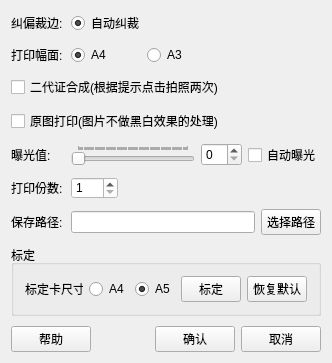
<?xml version="1.0" encoding="UTF-8"?>
<ui version="4.0">
 <class>PrintConfig</class>
 <widget class="QWidget" name="PrintConfig">
  <property name="geometry">
   <rect>
    <x>0</x>
    <y>0</y>
    <width>332</width>
    <height>345</height>
   </rect>
  </property>
  <property name="windowTitle">
   <string>PrintConfig</string>
  </property>
  <layout class="QGridLayout" name="gridLayout_2">
   <item row="0" column="0">
    <layout class="QVBoxLayout" name="verticalLayout_2">
     <property name="spacing">
      <number>10</number>
     </property>
     <item>
      <layout class="QHBoxLayout" name="horizontalLayout">
       <item>
        <widget class="QLabel" name="label_Deskew">
         <property name="minimumSize">
          <size>
           <width>54</width>
           <height>0</height>
          </size>
         </property>
         <property name="text">
          <string>纠偏裁边:</string>
         </property>
        </widget>
       </item>
       <item>
        <widget class="QRadioButton" name="radioButton_Deskew">
         <property name="minimumSize">
          <size>
           <width>70</width>
           <height>0</height>
          </size>
         </property>
         <property name="text">
          <string>自动纠裁</string>
         </property>
         <property name="checked">
          <bool>true</bool>
         </property>
         <property name="autoExclusive">
          <bool>false</bool>
         </property>
        </widget>
       </item>
       <item>
        <spacer name="horizontalSpacer">
         <property name="orientation">
          <enum>Qt::Horizontal</enum>
         </property>
         <property name="sizeHint" stdset="0">
          <size>
           <width>40</width>
           <height>20</height>
          </size>
         </property>
        </spacer>
       </item>
      </layout>
     </item>
     <item>
      <layout class="QHBoxLayout" name="horizontalLayout_2">
       <item>
        <widget class="QLabel" name="label_PrintSize">
         <property name="minimumSize">
          <size>
           <width>54</width>
           <height>0</height>
          </size>
         </property>
         <property name="text">
          <string>打印幅面:</string>
         </property>
        </widget>
       </item>
       <item>
        <widget class="QRadioButton" name="radioButton_PrintSizeA4">
         <property name="minimumSize">
          <size>
           <width>70</width>
           <height>0</height>
          </size>
         </property>
         <property name="text">
          <string>A4</string>
         </property>
         <property name="checked">
          <bool>true</bool>
         </property>
         <property name="autoExclusive">
          <bool>false</bool>
         </property>
        </widget>
       </item>
       <item>
        <widget class="QRadioButton" name="radioButton_PrintSizeA3">
         <property name="minimumSize">
          <size>
           <width>70</width>
           <height>0</height>
          </size>
         </property>
         <property name="text">
          <string>A3</string>
         </property>
         <property name="autoExclusive">
          <bool>false</bool>
         </property>
        </widget>
       </item>
       <item>
        <spacer name="horizontalSpacer_3">
         <property name="orientation">
          <enum>Qt::Horizontal</enum>
         </property>
         <property name="sizeHint" stdset="0">
          <size>
           <width>40</width>
           <height>20</height>
          </size>
         </property>
        </spacer>
       </item>
      </layout>
     </item>
     <item>
      <layout class="QHBoxLayout" name="horizontalLayout_3">
       <item>
        <widget class="QCheckBox" name="checkBox_IDCard">
         <property name="minimumSize">
          <size>
           <width>240</width>
           <height>0</height>
          </size>
         </property>
         <property name="maximumSize">
          <size>
           <width>240</width>
           <height>16777215</height>
          </size>
         </property>
         <property name="text">
          <string>二代证合成(根据提示点击拍照两次)</string>
         </property>
        </widget>
       </item>
       <item>
        <spacer name="horizontalSpacer_4">
         <property name="orientation">
          <enum>Qt::Horizontal</enum>
         </property>
         <property name="sizeHint" stdset="0">
          <size>
           <width>40</width>
           <height>20</height>
          </size>
         </property>
        </spacer>
       </item>
      </layout>
     </item>
     <item>
      <layout class="QHBoxLayout" name="horizontalLayout_4">
       <item>
        <widget class="QCheckBox" name="checkBox_Original">
         <property name="minimumSize">
          <size>
           <width>240</width>
           <height>0</height>
          </size>
         </property>
         <property name="maximumSize">
          <size>
           <width>240</width>
           <height>16777215</height>
          </size>
         </property>
         <property name="text">
          <string>原图打印(图片不做黑白效果的处理)</string>
         </property>
        </widget>
       </item>
       <item>
        <spacer name="horizontalSpacer_5">
         <property name="orientation">
          <enum>Qt::Horizontal</enum>
         </property>
         <property name="sizeHint" stdset="0">
          <size>
           <width>40</width>
           <height>20</height>
          </size>
         </property>
        </spacer>
       </item>
      </layout>
     </item>
     <item>
      <layout class="QHBoxLayout" name="horizontalLayout_6">
       <item>
        <widget class="QLabel" name="label_ExposureValue">
         <property name="minimumSize">
          <size>
           <width>54</width>
           <height>0</height>
          </size>
         </property>
         <property name="text">
          <string>曝光值:</string>
         </property>
        </widget>
       </item>
       <item>
        <widget class="QSlider" name="slider_Exposure">
         <property name="maximum">
          <number>99</number>
         </property>
         <property name="pageStep">
          <number>1</number>
         </property>
         <property name="value">
          <number>0</number>
         </property>
         <property name="orientation">
          <enum>Qt::Horizontal</enum>
         </property>
         <property name="tickPosition">
          <enum>QSlider::TicksAbove</enum>
         </property>
         <property name="tickInterval">
          <number>1</number>
         </property>
        </widget>
       </item>
       <item>
        <widget class="QSpinBox" name="spinBox_Exposure">
         <property name="wrapping">
          <bool>false</bool>
         </property>
         <property name="frame">
          <bool>true</bool>
         </property>
         <property name="maximum">
          <number>99</number>
         </property>
         <property name="value">
          <number>0</number>
         </property>
         <property name="displayIntegerBase">
          <number>10</number>
         </property>
        </widget>
       </item>
       <item>
        <widget class="QCheckBox" name="checkBox_AutoExposure">
         <property name="text">
          <string>自动曝光</string>
         </property>
        </widget>
       </item>
      </layout>
     </item>
     <item>
      <layout class="QHBoxLayout" name="horizontalLayout_8">
       <item>
        <widget class="QLabel" name="label_PrintNum">
         <property name="enabled">
          <bool>true</bool>
         </property>
         <property name="minimumSize">
          <size>
           <width>54</width>
           <height>0</height>
          </size>
         </property>
         <property name="styleSheet">
          <string notr="true"/>
         </property>
         <property name="text">
          <string>打印份数:</string>
         </property>
        </widget>
       </item>
       <item>
        <widget class="QSpinBox" name="spinBox_PrintNum">
         <property name="styleSheet">
          <string notr="true">background-color: rgb(255, 255, 255);</string>
         </property>
         <property name="minimum">
          <number>1</number>
         </property>
         <property name="maximum">
          <number>999</number>
         </property>
         <property name="value">
          <number>1</number>
         </property>
        </widget>
       </item>
       <item>
        <spacer name="horizontalSpacer_8">
         <property name="orientation">
          <enum>Qt::Horizontal</enum>
         </property>
         <property name="sizeHint" stdset="0">
          <size>
           <width>40</width>
           <height>20</height>
          </size>
         </property>
        </spacer>
       </item>
      </layout>
     </item>
     <item>
      <layout class="QHBoxLayout" name="horizontalLayout_10">
       <item>
        <widget class="QLabel" name="label_SavePath">
         <property name="minimumSize">
          <size>
           <width>54</width>
           <height>0</height>
          </size>
         </property>
         <property name="text">
          <string>保存路径:</string>
         </property>
        </widget>
       </item>
       <item>
        <widget class="QLineEdit" name="lineEdit_SavePath"/>
       </item>
       <item>
        <widget class="QPushButton" name="pushButton_SelectSavePath">
         <property name="minimumSize">
          <size>
           <width>60</width>
           <height>0</height>
          </size>
         </property>
         <property name="maximumSize">
          <size>
           <width>60</width>
           <height>16777215</height>
          </size>
         </property>
         <property name="text">
          <string>选择路径</string>
         </property>
        </widget>
       </item>
      </layout>
     </item>
     <item>
      <widget class="QGroupBox" name="groupBox_Standardization">
       <property name="minimumSize">
        <size>
         <width>240</width>
         <height>0</height>
        </size>
       </property>
       <property name="title">
        <string>标定</string>
       </property>
       <layout class="QGridLayout" name="gridLayout">
        <item row="0" column="0">
         <layout class="QHBoxLayout" name="horizontalLayout_11">
          <item>
           <layout class="QHBoxLayout" name="horizontalLayout_5">
            <item>
             <widget class="QLabel" name="label_StandardizationSize">
              <property name="text">
               <string>标定卡尺寸：</string>
              </property>
             </widget>
            </item>
            <item>
             <widget class="QRadioButton" name="radioButton_CalibrationCardA4">
              <property name="text">
               <string>A4</string>
              </property>
             </widget>
            </item>
            <item>
             <widget class="QRadioButton" name="radioButton_CalibrationCardA5">
              <property name="enabled">
               <bool>true</bool>
              </property>
              <property name="text">
               <string>A5</string>
              </property>
              <property name="checked">
               <bool>true</bool>
              </property>
             </widget>
            </item>
           </layout>
          </item>
          <item>
           <layout class="QHBoxLayout" name="horizontalLayout_7">
            <item>
             <widget class="QPushButton" name="pushButton_CheckDPI">
              <property name="minimumSize">
               <size>
                <width>60</width>
                <height>0</height>
               </size>
              </property>
              <property name="maximumSize">
               <size>
                <width>60</width>
                <height>16777215</height>
               </size>
              </property>
              <property name="text">
               <string>标定</string>
              </property>
             </widget>
            </item>
            <item>
             <widget class="QPushButton" name="pushButton_Restore">
              <property name="minimumSize">
               <size>
                <width>60</width>
                <height>0</height>
               </size>
              </property>
              <property name="maximumSize">
               <size>
                <width>60</width>
                <height>16777215</height>
               </size>
              </property>
              <property name="text">
               <string>恢复默认</string>
              </property>
             </widget>
            </item>
           </layout>
          </item>
         </layout>
        </item>
       </layout>
      </widget>
     </item>
     <item>
      <layout class="QHBoxLayout" name="horizontalLayout_9">
       <item>
        <widget class="QPushButton" name="pushButton_Help">
         <property name="text">
          <string>帮助</string>
         </property>
        </widget>
       </item>
       <item>
        <spacer name="horizontalSpacer_2">
         <property name="orientation">
          <enum>Qt::Horizontal</enum>
         </property>
         <property name="sizeHint" stdset="0">
          <size>
           <width>40</width>
           <height>20</height>
          </size>
         </property>
        </spacer>
       </item>
       <item>
        <widget class="QPushButton" name="pushButton_Ok">
         <property name="text">
          <string>确认</string>
         </property>
        </widget>
       </item>
       <item>
        <widget class="QPushButton" name="pushButton_Cancel">
         <property name="text">
          <string>取消</string>
         </property>
        </widget>
       </item>
      </layout>
     </item>
    </layout>
   </item>
  </layout>
 </widget>
 <layoutdefault spacing="6" margin="11"/>
 <resources/>
 <connections/>
</ui>
